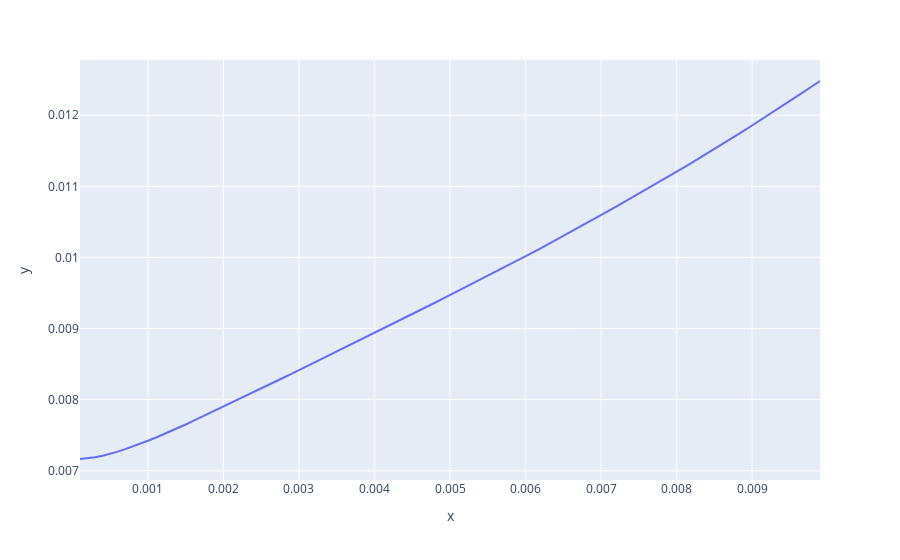

Write notebook code for a chart like this one.
### Code cell
x = [i * 0.0001 for i in range(1, 100,1)]
y = [calculate_re_with_diff(df_all_cell, i) for i in x]
fig = px.line(x=x, y=y)
fig.show()
